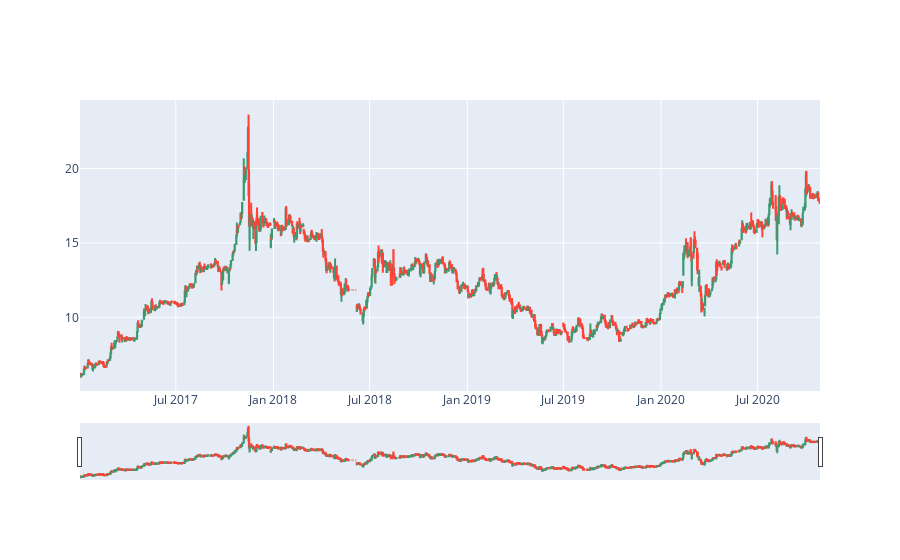

Here is the notebook cell this chart was saved with:
### Code cell
# EN - A candlestick is a type of price chart used in technical analysis. It shows us the prices of open, high, low and close.
# TR - Şamdan grafiği, teknik analiz yöntemleri için kullanılan bir fiyat çizelgesidir. Bize açılış, günün en yüksek fiyatı, en düşük fiyatı ve kapanuş fiyatını verir.

fig = go.Figure(data = [go.Candlestick(x = asels_df.index,
                                       open = asels_df["Open"],
                                       high = asels_df["High"],
                                       low = asels_df["Low"],
                                       close = asels_df["Close"]
                                       )]    )
fig.show()

### Figure 1 — Plotly figure (JSON) as saved in the notebook; plotly's stock layout.template omitted (floating-point values rounded to 4 significant figures; data arrays with more than 128 entries replaced by an {"elided": "..."} marker saying what was removed)
{"data": [{"close": {"elided": "985 float values"}, "high": {"elided": "985 float values"}, "low": {"elided": "985 float values"}, "open": {"elided": "985 float values"}, "type": "candlestick", "x": {"elided": "985 str values"}}], "layout": {}}
